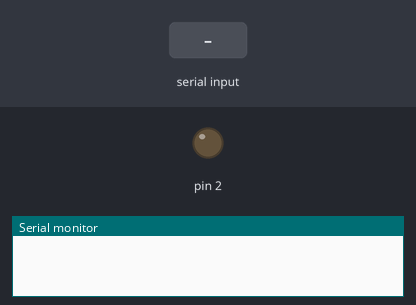
The sketch below on a simulated Arduino Uno, built with avr-gcc and run on an emulated ATmega328P. Parts: output pins drawn as LEDs (lit = HIGH), the last lines printed to the serial monitor. The test bench sets the inputs (shaded band).

Above: at 1.2 s.
1.3 s: "1" received over Serial
At 2.2 s:
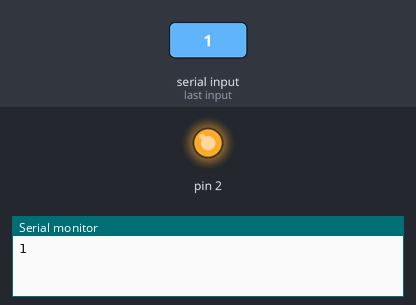
2.8 s: "2" received over Serial
At 3.9 s:
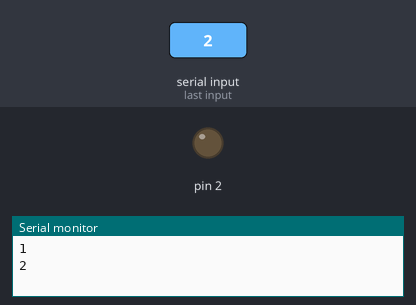
4.3 s: "3" received over Serial
At 5.1 s:
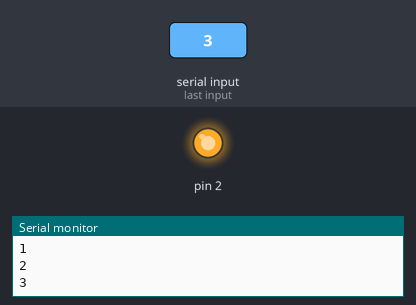
Timing chart, 0 to 7.3 s (numbered marks = the images above; inputs shaded):
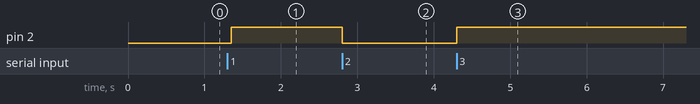

The sketch:

ATTiny1614_CH9141_BlueTooth_Test.ino
```cpp
void setup() {
Serial.swap(1);
Serial.begin(9600);
pinMode(2, OUTPUT);
 }

void loop() {
  // put your main code here, to run repeatedly:
 if(Serial.available()>0)
   {
      char data= Serial.read(); // reading the data received from the bluetooth module
      switch(data)
      {
        case '1': digitalWrite(2, HIGH);break;
        case '2': digitalWrite(2, LOW);break;
        case '3': digitalWrite(2, HIGH);break;
        case '4': digitalWrite(2, LOW);break;

        default : break;
      }
      Serial.println(data);
   }
   delay(50);
}
```

Measured:
- after the input at 1.3 s, pin 2: LOW → HIGH after 0.05 s
- after the input at 2.8 s, pin 2: HIGH → LOW at once
- after the input at 4.3 s, pin 2: LOW → HIGH at once
